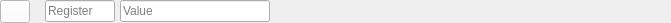
<?xml version="1.0" encoding="UTF-8"?>
<ui version="4.0">
 <class>RegInputRow</class>
 <widget class="QWidget" name="RegInputRow">
  <property name="geometry">
   <rect>
    <x>0</x>
    <y>0</y>
    <width>671</width>
    <height>23</height>
   </rect>
  </property>
  <property name="sizePolicy">
   <sizepolicy hsizetype="Preferred" vsizetype="Preferred">
    <horstretch>0</horstretch>
    <verstretch>0</verstretch>
   </sizepolicy>
  </property>
  <property name="minimumSize">
   <size>
    <width>0</width>
    <height>23</height>
   </size>
  </property>
  <property name="maximumSize">
   <size>
    <width>700</width>
    <height>23</height>
   </size>
  </property>
  <property name="baseSize">
   <size>
    <width>0</width>
    <height>23</height>
   </size>
  </property>
  <layout class="QHBoxLayout" name="horizontalLayout">
   <property name="spacing">
    <number>5</number>
   </property>
   <property name="leftMargin">
    <number>0</number>
   </property>
   <property name="topMargin">
    <number>0</number>
   </property>
   <property name="rightMargin">
    <number>0</number>
   </property>
   <property name="bottomMargin">
    <number>0</number>
   </property>
   <item>
    <widget class="QPushButton" name="DeleteButton">
     <property name="sizePolicy">
      <sizepolicy hsizetype="Minimum" vsizetype="Fixed">
       <horstretch>0</horstretch>
       <verstretch>0</verstretch>
      </sizepolicy>
     </property>
     <property name="minimumSize">
      <size>
       <width>0</width>
       <height>23</height>
      </size>
     </property>
     <property name="maximumSize">
      <size>
       <width>30</width>
       <height>23</height>
      </size>
     </property>
     <property name="font">
      <font>
       <family>Sans Serif</family>
       <pointsize>18</pointsize>
       <weight>50</weight>
       <italic>false</italic>
       <bold>false</bold>
       <strikeout>true</strikeout>
      </font>
     </property>
     <property name="styleSheet">
      <string notr="true">border-color: rgb(0, 0, 0);
background-color: rgb(255, 255, 255);
font: 18pt &quot;Sans Serif&quot;;
text-decoration: line-through;
text-decoration: line-through;
color: rgb(255, 0, 4);</string>
     </property>
     <property name="text">
      <string/>
     </property>
     <property name="icon">
      <iconset>
       <normaloff>Icons/remove.png</normaloff>Icons/remove.png</iconset>
     </property>
    </widget>
   </item>
   <item>
    <spacer name="horizontalSpacer">
     <property name="orientation">
      <enum>Qt::Horizontal</enum>
     </property>
     <property name="sizeType">
      <enum>QSizePolicy::Fixed</enum>
     </property>
     <property name="sizeHint" stdset="0">
      <size>
       <width>10</width>
       <height>1</height>
      </size>
     </property>
    </spacer>
   </item>
   <item>
    <widget class="QLineEdit" name="reg">
     <property name="maximumSize">
      <size>
       <width>70</width>
       <height>16777215</height>
      </size>
     </property>
     <property name="placeholderText">
      <string>Register</string>
     </property>
    </widget>
   </item>
   <item>
    <widget class="QLineEdit" name="value">
     <property name="maximumSize">
      <size>
       <width>150</width>
       <height>16777215</height>
      </size>
     </property>
     <property name="placeholderText">
      <string>Value</string>
     </property>
    </widget>
   </item>
   <item>
    <spacer name="horizontalSpacer_2">
     <property name="orientation">
      <enum>Qt::Horizontal</enum>
     </property>
     <property name="sizeHint" stdset="0">
      <size>
       <width>40</width>
       <height>20</height>
      </size>
     </property>
    </spacer>
   </item>
  </layout>
 </widget>
 <resources/>
 <connections/>
</ui>
